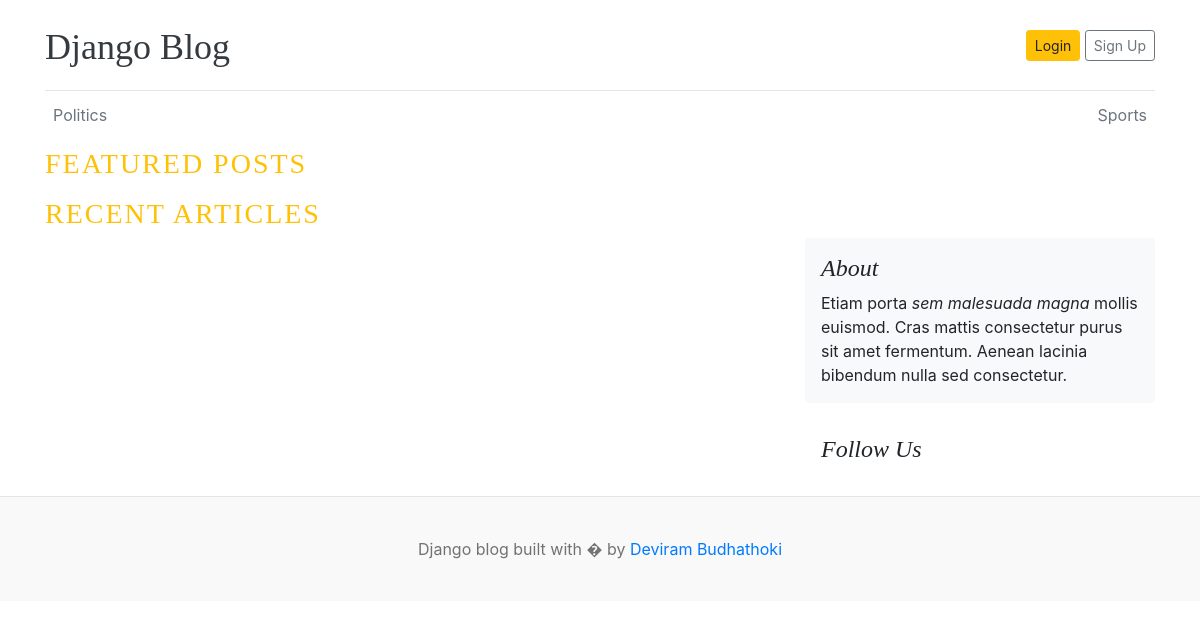
The app's page /, older data.
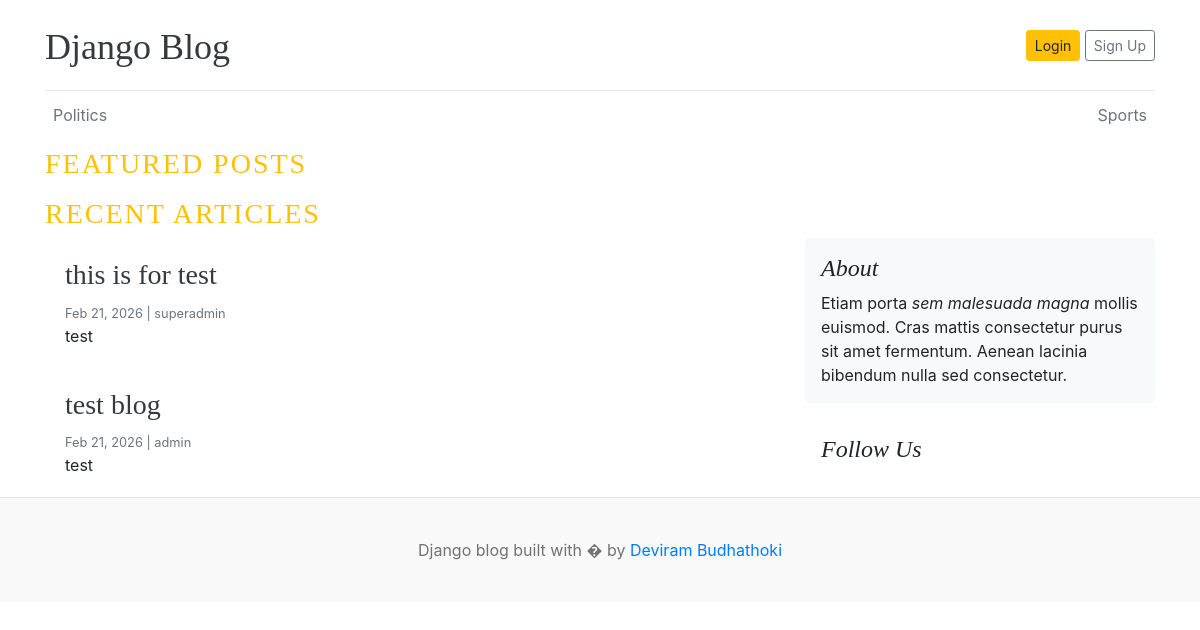
The same page, newer data.
### blogs/models.py (models this page shows, shortened)
class Category(models.Model):
    category_name = models.CharField(max_length=100, unique=True)
    created_at = models.DateTimeField(auto_now_add=True)
    updated_at = models.DateTimeField(auto_now=True)
    class Meta:
        verbose_name_plural = "Categories"

class Blog(models.Model):
    title= models.CharField(max_length=200)
    slug= models.SlugField(max_length=200, unique=True)
    category = models.ForeignKey(Category, on_delete=models.CASCADE)
    author = models.ForeignKey(User, on_delete=models.CASCADE)
    featured_image = models.ImageField(upload_to='uploads/%Y/%m/%d/')
    short_description = models.TextField(max_length=500)
    blog_body = models.TextField(max_length=5000)
    status = models.IntegerField(choices=STATUS_CHOICES, default=0)
    featured_post = models.BooleanField(default=False, null=True, blank=True)
    created_at = models.DateTimeField(auto_now_add=True)
    updated_at = models.DateTimeField(auto_now=True)

### blog_main/views.py (the view)
# urls.py: 2. Add a URL to urlpatterns:  path('', views.home, name='home')
def home(request):
    featured_posts = Blog.objects.filter(featured_post=True, status=1).order_by('-created_at')
    posts = Blog.objects.filter(status=1, featured_post=False).order_by('-created_at')
    context = {
        'featured_posts': featured_posts,
        'posts': posts
    }
    return render(request, 'home.html', context)

### blogs/context_processors.py (called while the page is built)
def get_categories(request):
    categories = Category.objects.all()
    return dict(categories=categories)

### templates/home.html (shortened to what this page needs)
{% extends "base.html" %} {% block content %}
<div class="container">
  <h3 class="text-uppercase text-warning" style="letter-spacing: 2px">
    Featured Posts
  </h3>
  <h3 class="text-uppercase text-warning" style="letter-spacing: 2px">
    Recent Articles
  </h3>
  <main role="main" class="container p-0">
    <div class="row">
      <div class="col-md-8 blog-main">
        {% for post in posts %}
        <div class="card border-0">
          <div class="card-body">
            <h3>
              <a
                href="{% url 'blogs' post.slug %}"
                class="text-decoration-none text-dark"
                >{{ post.title }}</a
              >
            </h3>
            <small class="mb-1 text-muted"
              >{{ post.created_at|date:"M d, Y" }} | {{ post.author }}</small
            >
            <p class="card-text">{{ post.short_description }}</p>
          </div>
        </div>
        {% endfor %}
      </div>
      <aside class="col-md-4 blog-sidebar">
        <div class="p-3 mb-3 bg-light rounded">
          <h4 class="font-italic">About</h4>
          <p class="mb-0">
            Etiam porta <em>sem malesuada magna</em> mollis euismod. Cras mattis
            consectetur purus sit amet fermentum. Aenean lacinia bibendum nulla
            sed consectetur.
          </p>
        </div>
        <div class="p-3">
          <h4 class="font-italic">Follow Us</h4>
        </div>
      </aside>
    </div>
  </main>
</div>
{% endblock %}

### templates/base.html (shortened to what this page needs)
{% load static %}
<!doctype html>
<html lang="en">
  <head>
    <link
      href="https://getbootstrap.com/docs/4.0/dist/css/bootstrap.min.css"
      rel="stylesheet"
    />
    <link href="{% static 'css/style.css' %}" rel="stylesheet" />
  </head>
  <body>
    <div class="container">
      <header class="blog-header py-3">
        <div class="row flex-nowrap justify-content-between align-items-center">
          <div class="col-8 pt-1">
            <a class="blog-header-logo text-dark" href="/">Django Blog</a>
          </div>
          <div class="col-4 d-flex justify-content-end align-items-center">
            <a class="btn btn-sm btn-warning" href="#">Login</a> &nbsp;
            <a class="btn btn-sm btn-outline-secondary" href="#">Sign Up</a>
          </div>
        </div>
      </header>
      <div class="nav-scroller py-1 mb-2">
        <nav class="nav d-flex justify-content-between">
          {% for category in categories %}
          <a
            class="p-2 text-muted"
            href="{% url 'post_by_category' category.id %}"
            >{{ category.category_name }}</a
          >
          {% endfor %}
        </nav>
      </div>
    </div>
    {% block content %} {% endblock %}
    <footer class="blog-footer">
      <p>Django blog built with � by <a href="#"> Deviram Budhathoki </a></p>
    </footer>
  </body>
</html>

Row changes from the older to the newer data that the page shows:
added Blog: title "this is for test", created_at "Feb 21, 2026", author "superadmin", short_description "test"
added Blog: title "test blog", created_at "Feb 21, 2026", author "admin", short_description "test"
